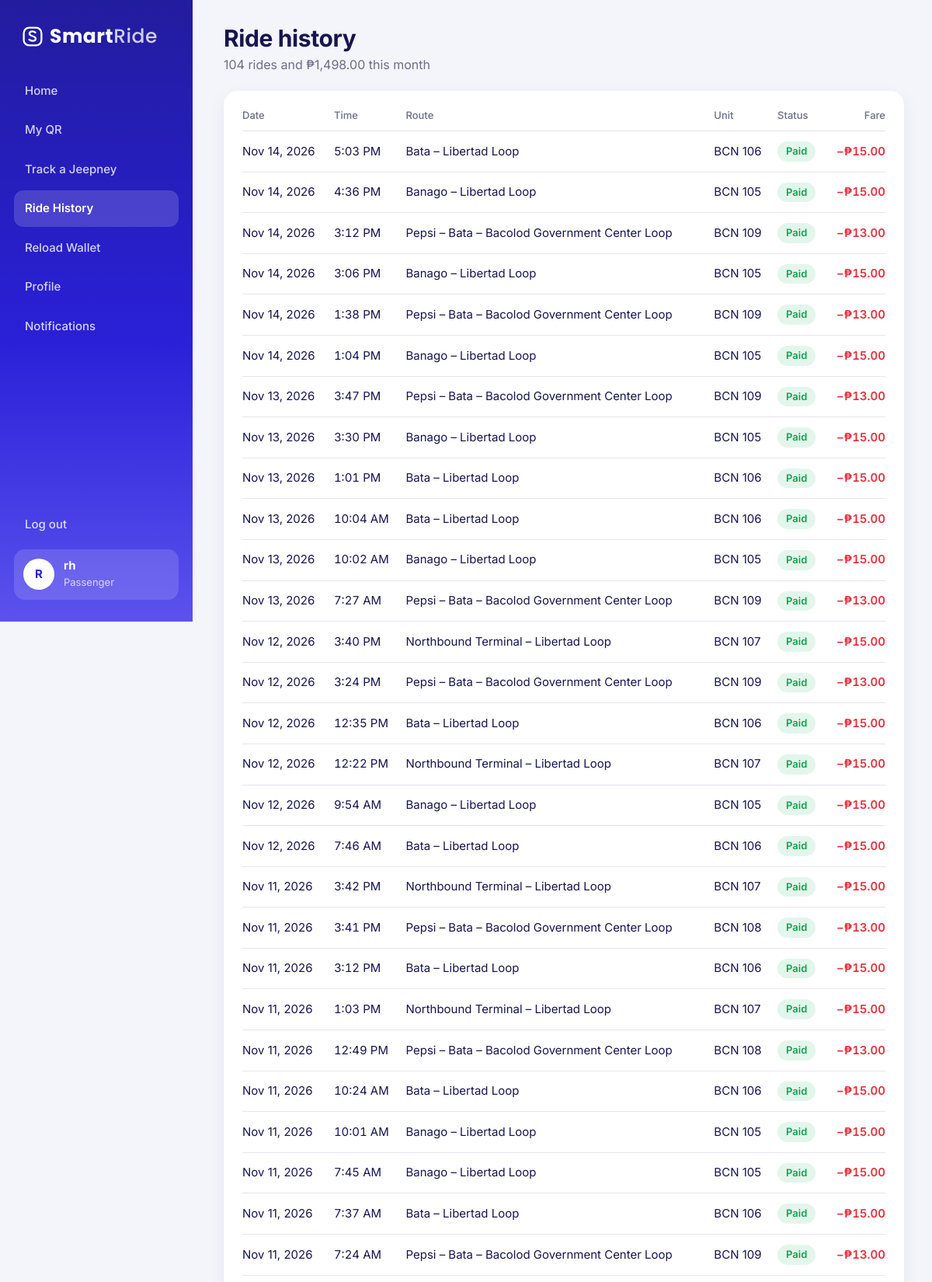
Screenshot of /controllers/passenger_rides.php (signed in, upper part) with the database file from the repository.
### tables this page shows
CREATE TABLE fare_transactions (
  txn_id      INT UNSIGNED NOT NULL AUTO_INCREMENT,
  wallet_id   INT UNSIGNED NOT NULL,
  trip_id     INT UNSIGNED NOT NULL,
  amount      DECIMAL(6,2) NOT NULL,
  status      ENUM('paid','blocked_full','blocked_balance','blocked_frozen') NOT NULL,
  scanned_at  DATETIME NOT NULL,
  dest_stop_id    INT UNSIGNED NULL,               
  arrival_sent_at DATETIME NULL,                   
  alighted_at     DATETIME NULL,                   
  PRIMARY KEY (txn_id),
  KEY idx_fares_wallet (wallet_id, scanned_at),
  KEY idx_fares_trip (trip_id),
  KEY idx_fares_time (scanned_at),
  CONSTRAINT fk_fares_wallet FOREIGN KEY (wallet_id) REFERENCES wallets (wallet_id),
  CONSTRAINT fk_fares_trip FOREIGN KEY (trip_id) REFERENCES trips (trip_id),
  CONSTRAINT fk_fares_stop FOREIGN KEY (dest_stop_id) REFERENCES route_stops (stop_id) ON DELETE SET NULL
);

CREATE TABLE routes (
  route_id     SMALLINT UNSIGNED NOT NULL AUTO_INCREMENT,
  route_name   VARCHAR(100) NOT NULL,               
  short_name   VARCHAR(40) NOT NULL,                
  origin       VARCHAR(60) NOT NULL,
  destination  VARCHAR(60) NOT NULL,
  base_fare    DECIMAL(6,2) NOT NULL,
  color        CHAR(7) NOT NULL DEFAULT '#2A20D8',  
  PRIMARY KEY (route_id)
);

CREATE TABLE jeepneys (
  unit_id      SMALLINT UNSIGNED NOT NULL AUTO_INCREMENT,
  operator_id  INT UNSIGNED NOT NULL,
  route_id     SMALLINT UNSIGNED NULL,              
  unit_code    VARCHAR(20) NOT NULL,
  plate_no     VARCHAR(20) NOT NULL,
  capacity     TINYINT UNSIGNED NOT NULL DEFAULT 25,
  status       ENUM('active','breakdown','offline') NOT NULL DEFAULT 'active',
  simulated    TINYINT(1) NOT NULL DEFAULT 0,       
  PRIMARY KEY (unit_id),
  UNIQUE KEY uq_unit_code (unit_code),
  KEY idx_units_route (route_id),
  CONSTRAINT fk_jeepneys_operator FOREIGN KEY (operator_id) REFERENCES users (user_id),
  CONSTRAINT fk_jeepneys_route FOREIGN KEY (route_id) REFERENCES routes (route_id) ON DELETE SET NULL
);

### controllers/passenger_rides.php (called while the page is built, shortened)
<?php
require_once '../config/db_connect.php';
require_once '../includes/functions.php';
require_once '../models/wallet_model.php';
require_once '../models/fare_model.php';
$wallet = get_my_wallet($conn, (int) $_SESSION['user_id']);
$rides = get_rides($conn, $wallet['wallet_id'], 200);
include '../views/passenger/rides.php';

### models/wallet_model.php (called while the page is built, shortened)
<?php
function get_wallet_by_user($conn, $user_id)
{
    $stmt = $conn->prepare("SELECT * FROM wallets WHERE user_id = ?");
    $stmt->bind_param("i", $user_id);
    $stmt->execute();
    return $stmt->get_result()->fetch_assoc();
}
function get_my_wallet($conn, $user_id)
{
    $wallet = get_wallet_by_user($conn, $user_id);
    return $wallet;
}

### models/fare_model.php (called while the page is built, shortened)
<?php
function get_rides($conn, $wallet_id, $limit = 100)
{
    $stmt = $conn->prepare("SELECT f.*, r.route_name, j.unit_code FROM fare_transactions f
                            JOIN trips t ON t.trip_id = f.trip_id
                            JOIN routes r ON r.route_id = t.route_id
                            JOIN jeepneys j ON j.unit_id = t.unit_id
                            WHERE f.wallet_id = ?
                            ORDER BY f.scanned_at DESC LIMIT ?");
    $stmt->bind_param("ii", $wallet_id, $limit);
    $stmt->execute();
    return $stmt->get_result()->fetch_all(MYSQLI_ASSOC);
}

### views/passenger/rides.php (the view)
<?php include '../views/partials/dashboard_top.php'; ?>
<?php page_head('Ride history', (int) $month['rides'] . ' rides and ' . peso($month['spent']) . ' this month'); ?>
<div class="card">
    <?php if (!$rides): ?>
        <p class="empty">No rides yet. Show your QR on your first SmartRide jeepney and it'll appear here.</p>
    <?php else: ?>
    <div class="table-scroll"><table class="data">
        <thead><tr><th>Date</th><th>Time</th><th>Route</th><th>Unit</th><th>Status</th><th class="r">Fare</th></tr></thead>
        <tbody>
        <?php foreach ($rides as $r): ?>
            <tr>
                <td><?= e(fmt_date($r['scanned_at'])) ?></td>
                <td class="num"><?= e(fmt_time($r['scanned_at'])) ?></td>
                <td><?= e($r['route_name']) ?></td>
                <td><?= e($r['unit_code']) ?></td>
                <td><?= pill($r['status']) ?></td>
                <td class="r num <?= $r['status'] === 'paid' ? 'amt-minus' : 'muted' ?>"><?= $r['status'] === 'paid' ? '−' . peso($r['amount']) : 'Not charged' ?></td>
            </tr>
        <?php endforeach; ?>
        </tbody>
    </table></div>
    <?php endif; ?>
</div>
<?php include '../views/partials/dashboard_bottom.php'; ?>

### includes/functions.php (shortened to what this page needs)
<?php
function e($value)
{
    return htmlspecialchars((string) ($value ?? ''), ENT_QUOTES, 'UTF-8');
}
function peso($amount, $decimals = 2)
{
    return '₱' . number_format((float) $amount, $decimals);
}
function logo($white = false)
{
    return '<span class="logo' . ($white ? ' white' : '') . '">'
        . '<svg viewBox="0 0 32 32" fill="none" stroke="currentColor" stroke-width="2.6" stroke-linecap="round" stroke-linejoin="round" aria-hidden="true">'
        . '<rect x="3" y="3" width="26" height="26" rx="8"/><path d="M11 20.5c1.4 1.3 3 1.9 5 1.9 2.7 0 4.5-1.4 4.5-3.4 0-4.6-9.2-2.6-9.2-7.3 0-1.9 1.8-3.2 4.3-3.2 1.8 0 3.3.6 4.4 1.7"/></svg>'
        . '<span>Smart<span class="logo-ride">Ride</span></span></span>';
}
function fmt_date($datetime, $format = 'M j, Y')
{
    return $datetime ? date($format, strtotime($datetime)) : '—';
}
function fmt_time($datetime)
{
    return $datetime ? date('g:i A', strtotime($datetime)) : '—';
}
function pill($status)
{
    $labels = [
        'paid'            => ['green', 'Paid'],
        'blocked_full'    => ['amber', 'Blocked · full'],
        'blocked_balance' => ['red', 'Blocked · low balance'],
        'blocked_frozen'  => ['red', 'Blocked · QR frozen'],
        'active'          => ['green', 'Active'],
        'breakdown'       => ['red', 'Breakdown'],
        'offline'         => ['gray', 'Offline'],
        'inactive'        => ['gray', 'Deactivated'],
        'frozen'          => ['red', 'Frozen'],
        'on_trip'         => ['green', 'On a trip'],
        'parked'          => ['brand', 'Parked'],
        'reload'          => ['brand', 'Reload'],
    ];
    $tone = 'gray';
    $label = ucfirst($status);
    if (isset($labels[$status])) {
        $tone = $labels[$status][0];
        $label = $labels[$status][1];
    }
    return '<span class="pill pill-' . $tone . '">' . e($label) . '</span>';
}
function page_head($heading, $sub = '', $tools = '')
{
    echo '<div class="page-head">';
    echo '<div style="display:flex;gap:14px;align-items:center;min-width:0">';
    echo '<div style="min-width:0"><h1>' . e($heading) . '</h1>';
    if ($sub !== '') {
        echo '<p>' . e($sub) . '</p>';
    }
    echo '</div></div>';
    echo '</div>';
}

### assets/css/app.css (style rules this page uses)
:root { --brand: #2A20D8; --brand-deep: #221C9E; --brand-soft: #5B52EE; --ink: #17154F; --navy: #1E1B6E; --muted: #6B6E8A; --bg: #F4F5FB; --surface: #FFFFFF; --lav: #ECEBFE; --lav-2: #D9D7FD; --line: #E4E5F0; --green: #12A150; --green-bg: #E3F6EB; --red: #E0343F; --red-bg: #FDE7E8; --amber: #C77A00; --amber-bg: #FFF1D9; --gray: #9A9CB4; --gray-bg: #EEEFF5; --shadow: 0 1px 2px rgba(23, 21, 79, .05), 0 8px 24px rgba(23, 21, 79, .06); --radius: 18px; --grad: linear-gradient(180deg, #221C9E 0%, #2A20D8 55%, #5B52EE 100%); --font: "Inter", system-ui, -apple-system, "Segoe UI", Roboto, sans-serif; --font-logo: "Poppins", "Inter", system-ui, sans-serif; }
* { box-sizing: border-box; margin: 0; padding: 0; }
html { -webkit-text-size-adjust: 100%; }
body { font-family: var(--font); color: var(--ink); background: var(--bg); font-size: 15px; line-height: 1.5; }
.num { font-variant-numeric: tabular-nums; }
.logo { display: inline-flex; align-items: center; gap: 8px; font-family: var(--font-logo); font-weight: 700; font-size: 28px; letter-spacing: .5px; color: var(--brand); }
.logo svg { width: 28px; height: 28px; }
.logo.white { color: #fff; }
.logo .logo-ride { font-weight: 500; opacity: .78; }
.pill { display: inline-flex; align-items: center; gap: 6px; font-size: 13px; font-weight: 600; padding: 5px 11px; border-radius: 999px; white-space: nowrap; line-height: 1.2; }
.pill-green { background: var(--green-bg); color: var(--green); }
.sidebar .logo { padding: 0 10px 28px; font-size: 25px; }
.page-head { display: flex; justify-content: space-between; align-items: flex-end; gap: 16px; flex-wrap: wrap; }
.page-head h1 { font-size: 30px; letter-spacing: -.4px; line-height: 1.15; }
.page-head p { color: var(--muted); margin-top: 4px; font-size: 16px; }
.card { background: var(--surface); border-radius: var(--radius); padding: 22px 24px; box-shadow: var(--shadow); min-width: 0; }
table.data { width: 100%; border-collapse: collapse; font-size: 15px; }
table.data th { text-align: left; color: var(--muted); font-weight: 500; font-size: 13px; padding: 0 12px 10px 0; border-bottom: 1px solid var(--line); white-space: nowrap; }
table.data td { padding: 13px 12px 13px 0; border-bottom: 1px solid var(--line); vertical-align: middle; }
table.data .r { text-align: right; padding-right: 0; }
.table-scroll { overflow-x: auto; margin: 0 -4px; padding: 0 4px; }
.table-scroll table { min-width: 560px; }
.amt-minus { color: var(--red); font-weight: 600; }

### rows the page displays
fare_transactions: scanned_at "Nov 14, 2026", scanned_at "5:03 PM", routes.route_name "Bata – Libertad Loop", jeepneys.unit_code "BCN 106", status "Paid", amount "₱15.00"
fare_transactions: scanned_at "Nov 14, 2026", scanned_at "4:36 PM", routes.route_name "Banago – Libertad Loop", jeepneys.unit_code "BCN 105", status "Paid", amount "₱15.00"
fare_transactions: scanned_at "Nov 14, 2026", scanned_at "3:12 PM", routes.route_name "Pepsi – Bata – Bacolod Government Center Loop", jeepneys.unit_code "BCN 109", status "Paid", amount "₱13.00"
fare_transactions: scanned_at "Nov 14, 2026", scanned_at "3:06 PM", routes.route_name "Banago – Libertad Loop", jeepneys.unit_code "BCN 105", status "Paid", amount "₱15.00"
fare_transactions: scanned_at "Nov 14, 2026", scanned_at "1:38 PM", routes.route_name "Pepsi – Bata – Bacolod Government Center Loop", jeepneys.unit_code "BCN 109", status "Paid", amount "₱13.00"
fare_transactions: scanned_at "Nov 14, 2026", scanned_at "1:04 PM", routes.route_name "Banago – Libertad Loop", jeepneys.unit_code "BCN 105", status "Paid", amount "₱15.00"
fare_transactions: scanned_at "Nov 13, 2026", scanned_at "3:47 PM", routes.route_name "Pepsi – Bata – Bacolod Government Center Loop", jeepneys.unit_code "BCN 109", status "Paid", amount "₱13.00"
fare_transactions: scanned_at "Nov 13, 2026", scanned_at "3:30 PM", routes.route_name "Banago – Libertad Loop", jeepneys.unit_code "BCN 105", status "Paid", amount "₱15.00"
fare_transactions: scanned_at "Nov 13, 2026", scanned_at "1:01 PM", routes.route_name "Bata – Libertad Loop", jeepneys.unit_code "BCN 106", status "Paid", amount "₱15.00"
fare_transactions: scanned_at "Nov 13, 2026", scanned_at "10:04 AM", routes.route_name "Bata – Libertad Loop", jeepneys.unit_code "BCN 106", status "Paid", amount "₱15.00"
fare_transactions: scanned_at "Nov 13, 2026", scanned_at "10:02 AM", routes.route_name "Banago – Libertad Loop", jeepneys.unit_code "BCN 105", status "Paid", amount "₱15.00"
fare_transactions: scanned_at "Nov 13, 2026", scanned_at "7:27 AM", routes.route_name "Pepsi – Bata – Bacolod Government Center Loop", jeepneys.unit_code "BCN 109", status "Paid", amount "₱13.00"
fare_transactions: scanned_at "Nov 12, 2026", scanned_at "3:40 PM", routes.route_name "Northbound Terminal – Libertad Loop", jeepneys.unit_code "BCN 107", status "Paid", amount "₱15.00"
fare_transactions: scanned_at "Nov 12, 2026", scanned_at "3:24 PM", routes.route_name "Pepsi – Bata – Bacolod Government Center Loop", jeepneys.unit_code "BCN 109", status "Paid", amount "₱13.00"
fare_transactions: scanned_at "Nov 12, 2026", scanned_at "12:35 PM", routes.route_name "Bata – Libertad Loop", jeepneys.unit_code "BCN 106", status "Paid", amount "₱15.00"
fare_transactions: scanned_at "Nov 12, 2026", scanned_at "12:22 PM", routes.route_name "Northbound Terminal – Libertad Loop", jeepneys.unit_code "BCN 107", status "Paid", amount "₱15.00"
fare_transactions: scanned_at "Nov 12, 2026", scanned_at "9:54 AM", routes.route_name "Banago – Libertad Loop", jeepneys.unit_code "BCN 105", status "Paid", amount "₱15.00"
fare_transactions: scanned_at "Nov 12, 2026", scanned_at "7:46 AM", routes.route_name "Bata – Libertad Loop", jeepneys.unit_code "BCN 106", status "Paid", amount "₱15.00"
fare_transactions: scanned_at "Nov 11, 2026", scanned_at "3:42 PM", routes.route_name "Northbound Terminal – Libertad Loop", jeepneys.unit_code "BCN 107", status "Paid", amount "₱15.00"
fare_transactions: scanned_at "Nov 11, 2026", scanned_at "3:41 PM", routes.route_name "Pepsi – Bata – Bacolod Government Center Loop", jeepneys.unit_code "BCN 108", status "Paid", amount "₱13.00"
fare_transactions: scanned_at "Nov 11, 2026", scanned_at "3:12 PM", routes.route_name "Bata – Libertad Loop", jeepneys.unit_code "BCN 106", status "Paid", amount "₱15.00"
fare_transactions: scanned_at "Nov 11, 2026", scanned_at "1:03 PM", routes.route_name "Northbound Terminal – Libertad Loop", jeepneys.unit_code "BCN 107", status "Paid", amount "₱15.00"
fare_transactions: scanned_at "Nov 11, 2026", scanned_at "12:49 PM", routes.route_name "Pepsi – Bata – Bacolod Government Center Loop", jeepneys.unit_code "BCN 108", status "Paid", amount "₱13.00"
fare_transactions: scanned_at "Nov 11, 2026", scanned_at "10:24 AM", routes.route_name "Bata – Libertad Loop", jeepneys.unit_code "BCN 106", status "Paid", amount "₱15.00"
fare_transactions: scanned_at "Nov 11, 2026", scanned_at "10:01 AM", routes.route_name "Banago – Libertad Loop", jeepneys.unit_code "BCN 105", status "Paid", amount "₱15.00"
fare_transactions: scanned_at "Nov 11, 2026", scanned_at "7:45 AM", routes.route_name "Banago – Libertad Loop", jeepneys.unit_code "BCN 105", status "Paid", amount "₱15.00"
fare_transactions: scanned_at "Nov 11, 2026", scanned_at "7:37 AM", routes.route_name "Bata – Libertad Loop", jeepneys.unit_code "BCN 106", status "Paid", amount "₱15.00"
fare_transactions: scanned_at "Nov 11, 2026", scanned_at "7:24 AM", routes.route_name "Pepsi – Bata – Bacolod Government Center Loop", jeepneys.unit_code "BCN 109", status "Paid", amount "₱13.00"

### other values shown
$item[2] "Home"
$item[2] "My QR"
$item[2] "Track a Jeepney"
$item[2] "Ride History"
$item[2] "Reload Wallet"
$item[2] "Profile"
$item[2] "Notifications"
initials($my_name) "R"
$my_name "rh"
$role_labels[$my_role] "Passenger"
$heading "Ride history"
$sub "104 rides and ₱1,498.00 this month"
